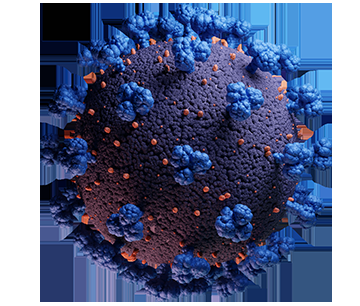
#> input picture image/corona.png, 360 x 306 px, found by its file name
$ jupyter execute translation.ipynb
#> lines starting #> are read from the running program, lines starting #| are printed output that depends on the picture
## **In this code, we are going to explore how to shift an image up, down, left and right.**

First we need to mount our code with google drive.

[cell 1]
# To mount code with google drive
from google.colab import drive
drive.mount('/content/drive')

Import all the package that we will use for the code. We also import the imutils so that we can use the function that we create in that code.

[cell 2]
# Import the necessary packages
import numpy as np
import argparse
# Task 1
import imutils
import cv2

from google.colab.patches import cv2_imshow

Set the path for the image that we will use for testing the code.

When you mount the code, folder **"drive"** will appear on the left screen when you click the **"file"** symbol. Then you just need to find the image in your drive and right click on that image.

A pop up will show some list then just click **"copy path"**. After that you just need to paste the path here.

[cell 3]
# Construct the argument parser and parse the arguments
args = {
	# Task 2
	"image": '/content/drive/My Drive/Colab Notebooks/Image-Processing/corona.png',
  "image2": '/content/drive/My Drive/Colab Notebooks/Image-Processing/flower.jpg'
}

Now that we have the path to the image, we can load it off the disk using the cv2.imread function on Line 1. The cv2.imread function returns a NumPy array representing the image.

Then, displaying the actual image on our screen. The parameter is a reference to the image we loaded before.

[cell 4]
# Task 3
# Load the image and show it here :
image = cv2.imread(args['image'])
#> image is the input picture: shape (306, 360, 3); mean B, G, R 137, 103, 91
cv2_imshow(image)

We ﬁrst deﬁne our translation matrix M. This matrix tells us how many pixels to the left or right, and up or down, the image will be shifted.

Our translation matrix M is deﬁned as a ﬂoating point array – this is important because OpenCV expects this matrix to be of ﬂoating point type. The ﬁrst row of the matrix is [1, 0, tx], where tx is the number of pixels we will shift the image left or right. Negative values of tx will shift the image to the left and positive values will shift the image to the right.

Then, we deﬁne the second row of the matrix as [0, 1, ty], where ty is the number of pixels we will shift the image up or down. Negative value of ty will shift the image up and positive values will shift the image down.

Using this notation, we can see on Line 8 that tx = 25 and ty = 50, implying that we are shifting the image 25 pixels to the right and 50 pixels down.

Now that we have our translation matrix deﬁned, the actual translation takes place on Line 9 using the cv2.warpAffine function. The ﬁrst argument is the image we wish to shift and the second argument is our translation matrix M. Finally, we manually supply the dimensions (width and height) of our image as the third argument. Line 10 shows the results of the translation.

[cell 5]
# NOTE: Translating (shifting) an image is given by a
# NumPy matrix in the form:
#	[[1, 0, shiftX], [0, 1, shiftY]]
# You simply need to specify how many pixels you want
# to shift the image in the X and Y direction.
# Let's translate the image 25 pixels to the right and
# 50 pixels down
M = np.float32([[1, 0, 25], [0, 1, 50]])
shifted = cv2.warpAffine(image, M, (image.shape[1], image.shape[0]))
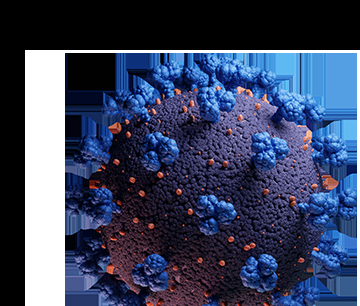
#> shifted: shape (306, 360, 3); mean B, G, R 97.3, 68.9, 58.9
# Task 4
# Show shifted image here
cv2_imshow(shifted)

Moving on to Lines 3-5, we perform another translation. Here, we set tx = -50 and ty = -90, implying that we are shifting the image 50 pixels to the left and 90 pixels up. The image is shifted left and up rather than right and down, because we are providing a negative values for both tx and ty.

[cell 6]
# Now, let's shift the image 50 pixels to the left and
# 90 pixels up. We accomplish this using negative values
M = np.float32([[1, 0, -50], [0, 1, -90]])
shifted = cv2.warpAffine(image, M, (image.shape[1], image.shape[0]))
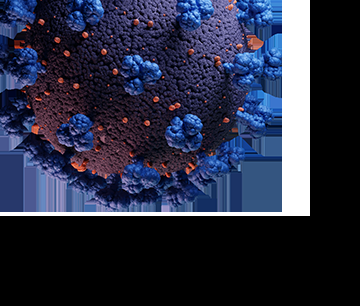
#> shifted: shape (306, 360, 3); mean B, G, R 66.4, 45.7, 41.5
cv2_imshow(shifted)

We will use translation function in imutils.py to shift the image down 100 pixels.

[cell 7]
# Task 5
# call translate function in imutils.py and shift the image to 100 pixels then show the image :
shifted = imutils.translate(image, 25, -75)
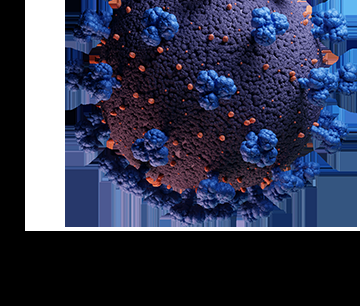
#> shifted: shape (306, 360, 3); mean B, G, R 82.1, 58.8, 53.8
cv2_imshow(shifted)

$ run again, with image/test_image_2.png copied over image/corona.png
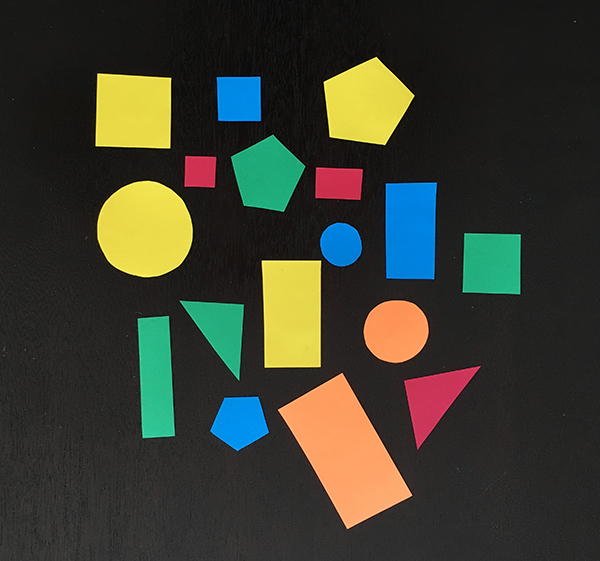
#> input picture image/test_image_2.png, 600 x 561 px, found by its file name
#> image is the input picture: shape (561, 600, 3); mean B, G, R 47.5, 60.1, 58.4
#> `shifted = cv2.warpAffine(image, M, (image.shape[1], image.shape[0]))`:
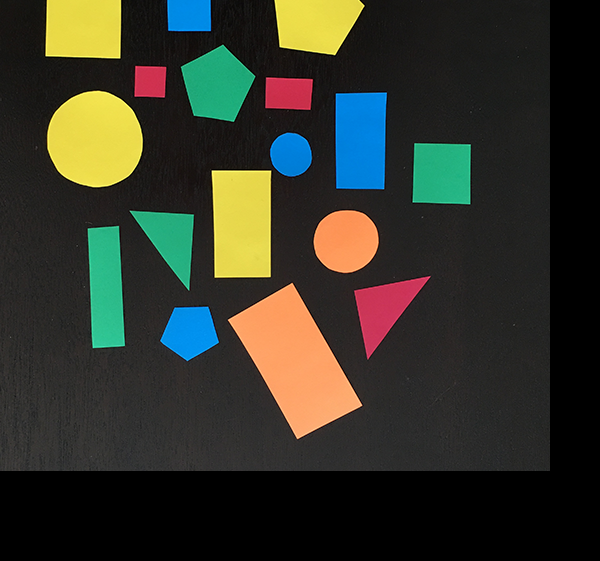
#> shifted: shape (561, 600, 3); mean B, G, R 41.2, 52.4, 50.7
#> `shifted = imutils.translate(image, 25, -75)`:
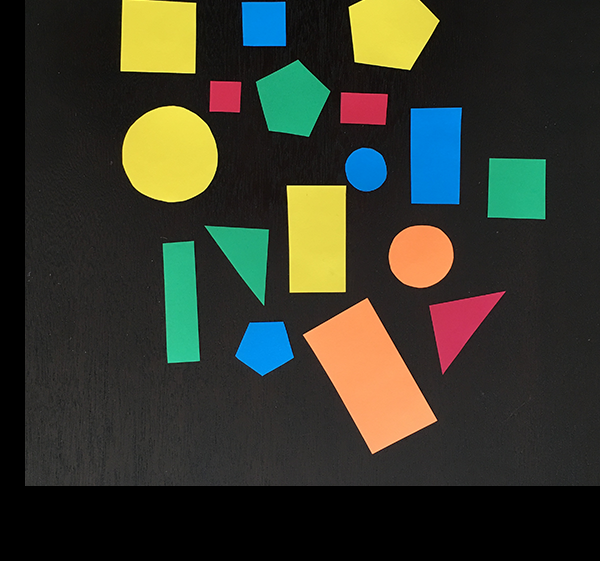
#> shifted: shape (561, 600, 3); mean B, G, R 43.7, 55.8, 54
